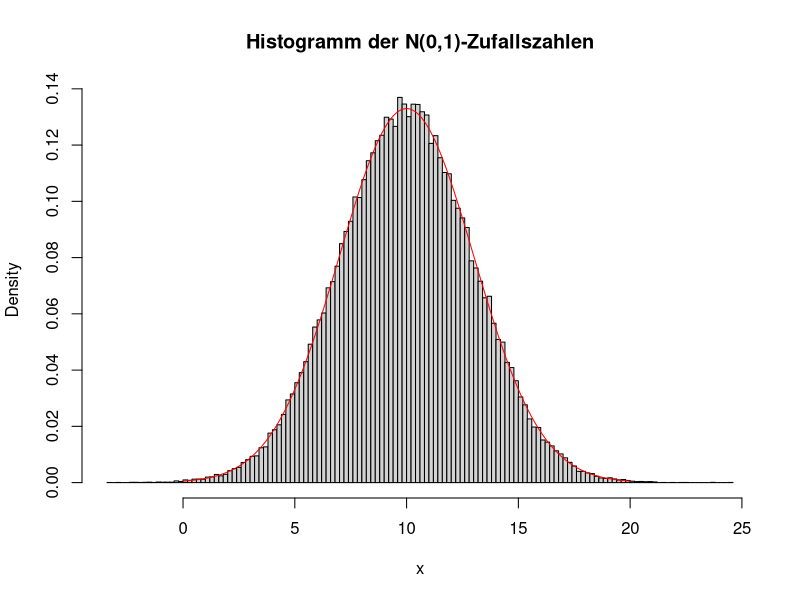
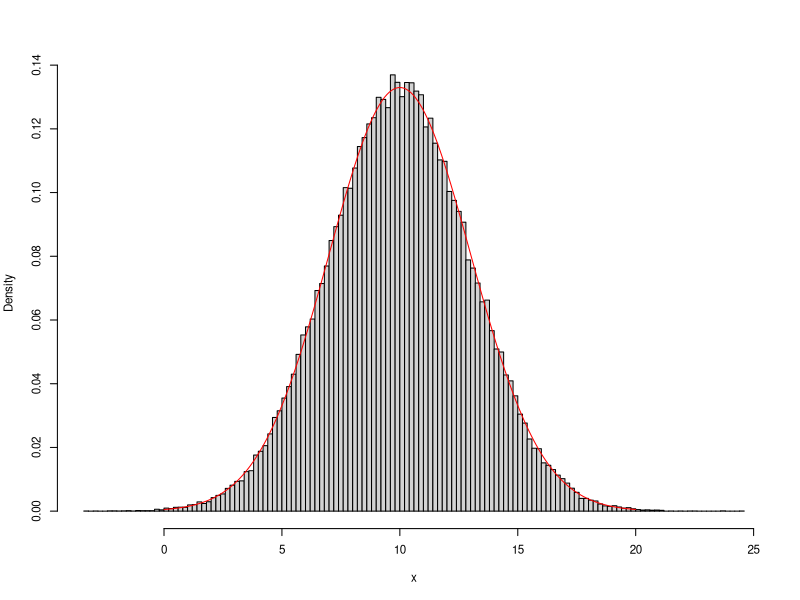
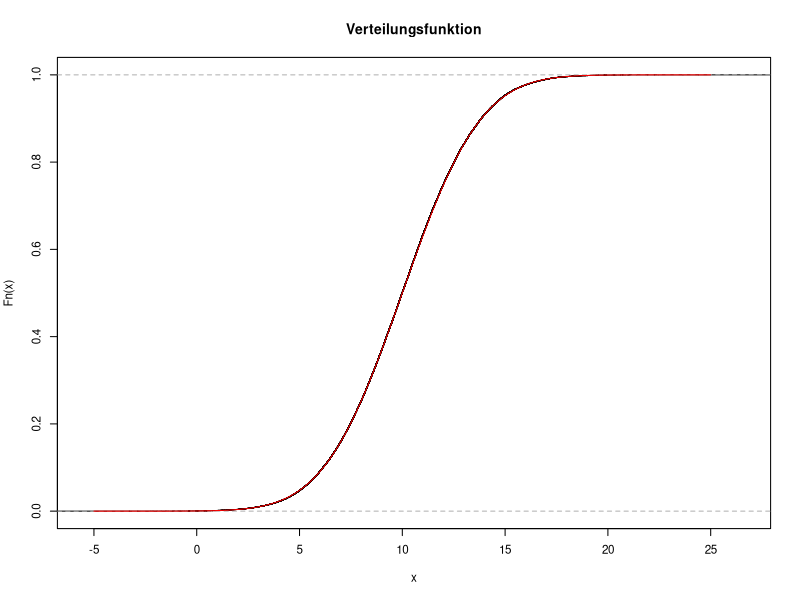
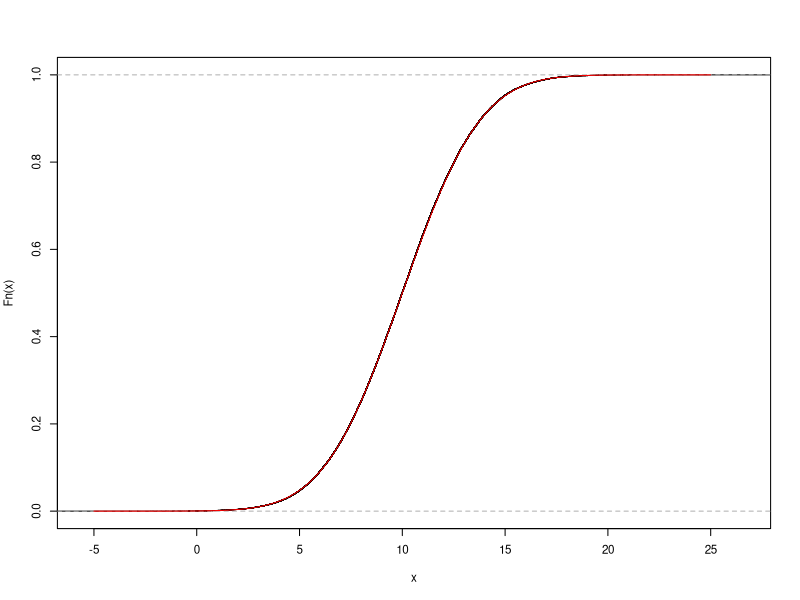
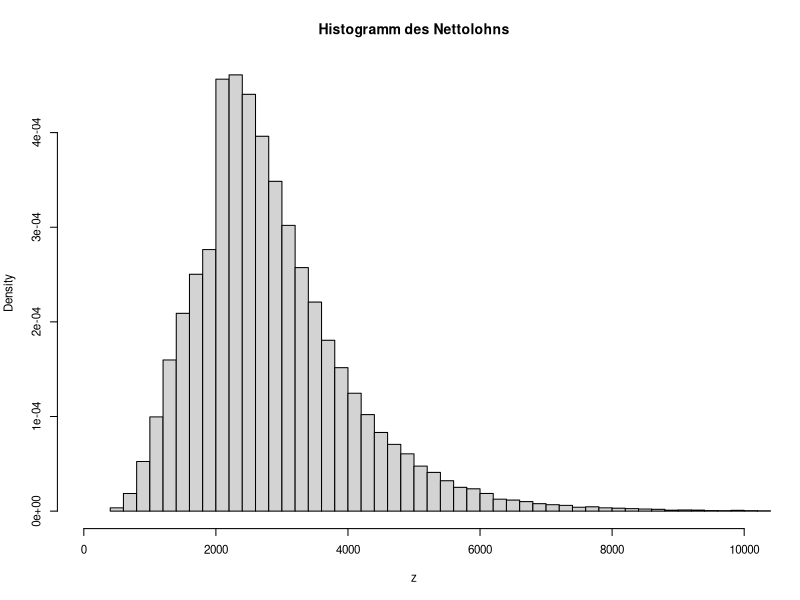
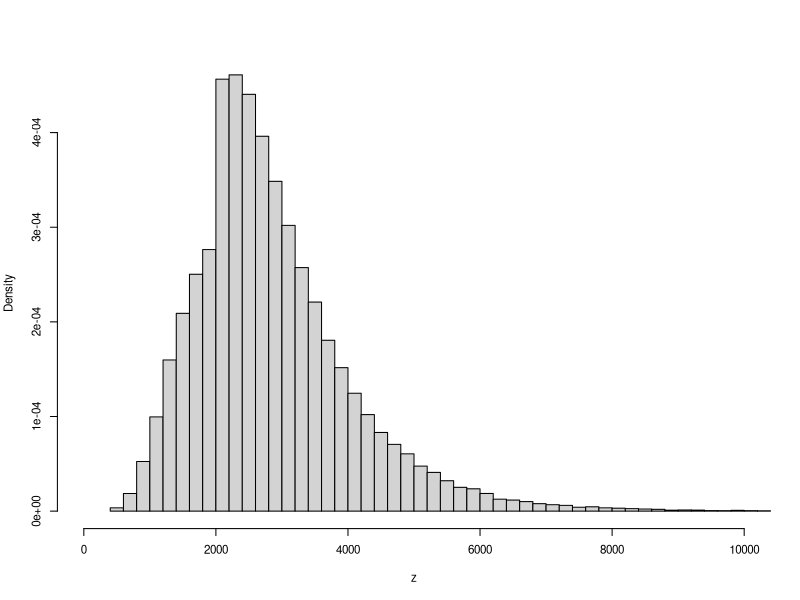
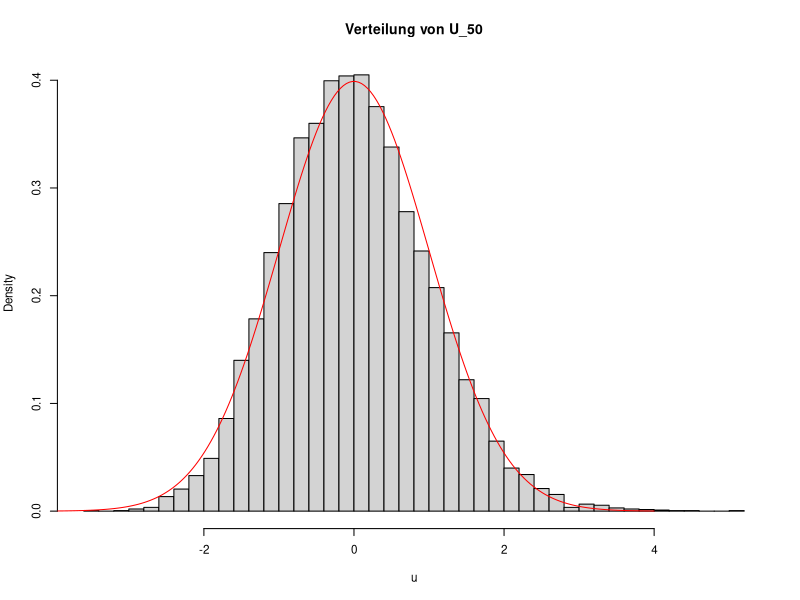
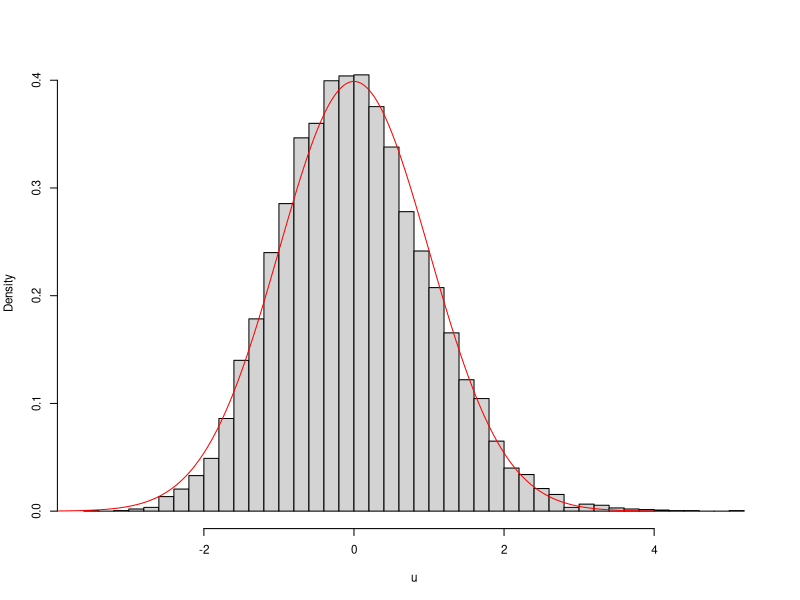

These figures' R source, in order:
## ---- chunk 1
n <- 100000
x <- rnorm(n, mean=10, sd=3)
## ---- chunk 2
mean(x)
## ---- chunk 3
var(x)
## ---- chunk 4
quantile(x, 0.75)
## ---- chunk 5
qnorm(0.75, mean=10, sd=3)
## ---- chunk 6
hist(x, breaks=100, probability=TRUE,
     main="Histogramm der N(0,1)-Zufallszahlen")

g <- seq(from=0, to=20, length=200)
lines(g, dnorm(g, mean=10, sd=3), col="red")
## ---- chunk 7
#| fig-cap: "Histogramm der N(0,1)-Zufallszahlen"
par(cex=0.7) 
hist(x, breaks=100, probability=TRUE, main="")

g <- seq(from=0, to=20, length=200)
lines(g, dnorm(g, mean=10, sd=3), col="red")
## ---- chunk 8
plot(ecdf(x),
     main="Verteilungsfunktion")

g <- seq(from=-5, to=25, length=200)
lines(g, pnorm(g, mean=10, sd=3), col="red")
## ---- chunk 9
#| fig-cap: "Verteilungsfunktion"
par(cex=0.7)
plot(ecdf(x), main="")

g <- seq(from=-5, to=25, length=200)
lines(g, pnorm(g, mean=10, sd=3), col="red")
## ---- chunk 10
n <- 100000
x <- rnorm(n, mean=8, sd=0.5)
y <- exp(x)
s <- ifelse(y <= 2000, 0, 0.35*(y-2000))
z <- y-s
mean(z)
## ---- chunk 11
hist(z, probability=TRUE, breaks=100, xlim=c(0, 10000),
     main="Histogramm des Nettolohns")
## ---- chunk 12
#| fig-cap: "Histogramm des Nettolohns"
par(cex=0.7)
hist(z, probability=TRUE, breaks=100, xlim=c(0, 10000), main="")
## ---- chunk 13
n <- 100000
z <- rep(n, 0)

for(i in 1:n){

  x <- rnorm(1, mean=8, sd=0.5)
  y <- exp(x)
  if(y <= 2000){
    s <- 0
  } else {
    s <- 0.35*(y-2000)
  }
  z[i] <- y-s

}
mean(z)
## ---- chunk 14
R <- 10000
u <- rep(0, R)
## ---- chunk 15
mu <- 1/2
sigma <- 1/2
n <- 50

for(r in 1:R){

    x <- rexp(n, rate=2)
    xquer <- mean(x)
    u[r] <- sqrt(n)*(xquer - mu)/sigma

}
## ---- chunk 16
hist(u, probability=TRUE, breaks=50,
     main="Verteilung von U_50")

g <- seq(from=-4, to=4, length=200)
lines(g, dnorm(g), col="red")
## ---- chunk 17
#| fig-cap: "Verteilung von $U_{50}$"
par(cex=0.7)
hist(u, probability=TRUE, breaks=50, main="")

g <- seq(from=-4, to=4, length=200)
lines(g, dnorm(g), col="red")
## ---- chunk 18
n <- 5

for(r in 1:R){

    x <- rexp(n, rate=2)
    xquer <- mean(x)
    u[r] <- sqrt(n)*(xquer - 1/2)/sqrt(1/4)

}
hist(u, prob=TRUE, breaks=50,
     main="Verteilung von U_5")

g <- seq(from=-3, to=5, length=200)
lines(g, dnorm(g), col="red")
## ---- chunk 19
#| fig-cap: "Verteilung von $U_{5}$"
par(cex=0.7)
n <- 5

for(r in 1:R){

    x <- rexp(n, rate=2)
    xquer <- mean(x)
    u[r] <- sqrt(n)*(xquer - 1/2)/sqrt(1/4)

}
hist(u, prob=TRUE, breaks=50, main="")

g <- seq(from=-3, to=5, length=200)
lines(g, dnorm(g), col="red")
